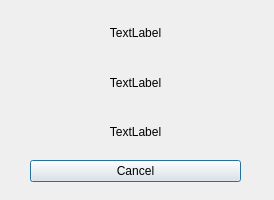
<?xml version="1.0" encoding="UTF-8"?>
<ui version="4.0">
 <class>WindowCall</class>
 <widget class="QDialog" name="WindowCall">
  <property name="geometry">
   <rect>
    <x>0</x>
    <y>0</y>
    <width>274</width>
    <height>200</height>
   </rect>
  </property>
  <property name="windowTitle">
   <string>Calling...</string>
  </property>
  <widget class="QWidget" name="verticalLayoutWidget">
   <property name="geometry">
    <rect>
     <x>30</x>
     <y>11</y>
     <width>211</width>
     <height>171</height>
    </rect>
   </property>
   <layout class="QVBoxLayout" name="verticalLayout_3">
    <item>
     <widget class="QLabel" name="label">
      <property name="text">
       <string>TextLabel</string>
      </property>
      <property name="alignment">
       <set>Qt::AlignCenter</set>
      </property>
     </widget>
    </item>
    <item>
     <widget class="QLabel" name="label_2">
      <property name="layoutDirection">
       <enum>Qt::LeftToRight</enum>
      </property>
      <property name="text">
       <string>TextLabel</string>
      </property>
      <property name="textFormat">
       <enum>Qt::AutoText</enum>
      </property>
      <property name="alignment">
       <set>Qt::AlignCenter</set>
      </property>
     </widget>
    </item>
    <item>
     <widget class="QLabel" name="label_3">
      <property name="text">
       <string>TextLabel</string>
      </property>
      <property name="alignment">
       <set>Qt::AlignCenter</set>
      </property>
     </widget>
    </item>
    <item>
     <widget class="QPushButton" name="pushButton">
      <property name="text">
       <string>Cancel</string>
      </property>
     </widget>
    </item>
   </layout>
  </widget>
 </widget>
 <resources/>
 <connections/>
</ui>
